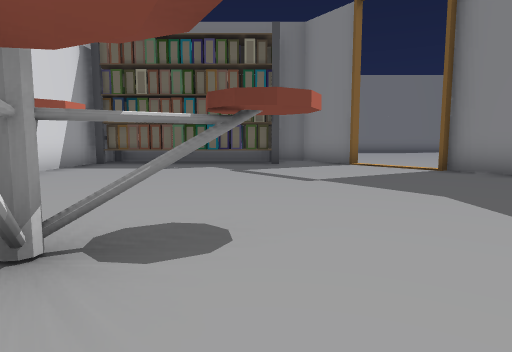
view 1 (above)

24 first-person views from a walk through a 3-D level made in the Unity game engine. The camera is 1.3 m above the floor, tilts 6° down and sees 75° across. The floor is counted in squares, 2 m on a side. Each view is taken from the middle of a square. On the plan, view 1 faces up. The plan holds only what a view shows up to about 10 squares ahead; the rest is blank. The place goes on beyond the plan. The player is left out. Some animated figures are not drawn. Some surface patterns are stand-ins.

view 2
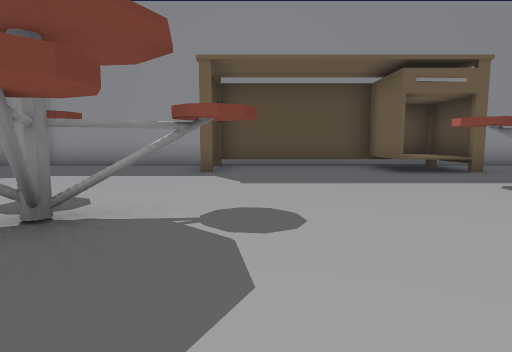

view 3
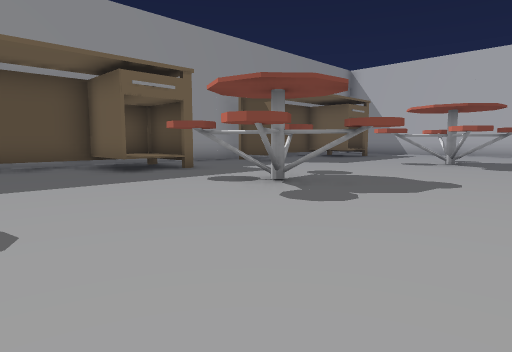

view 4
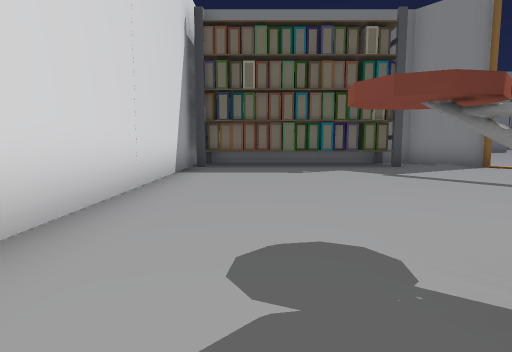

view 5
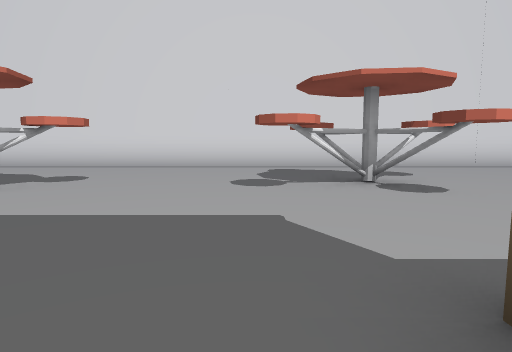

view 6
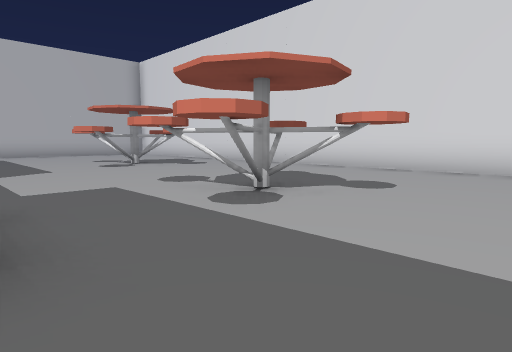

view 7
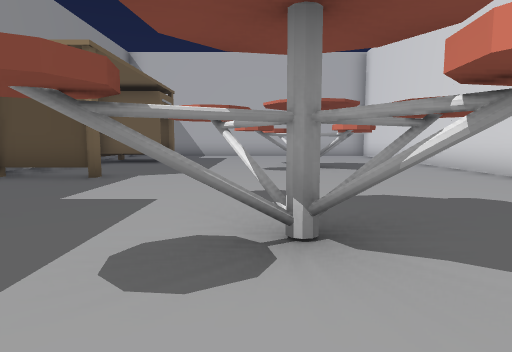

view 8
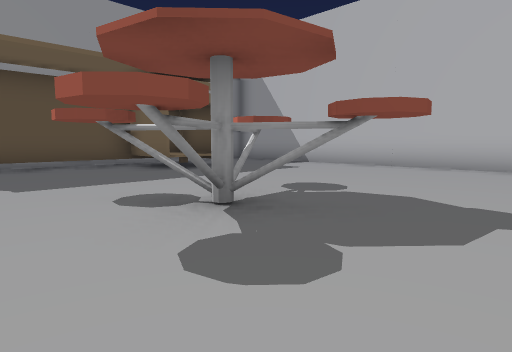

view 9
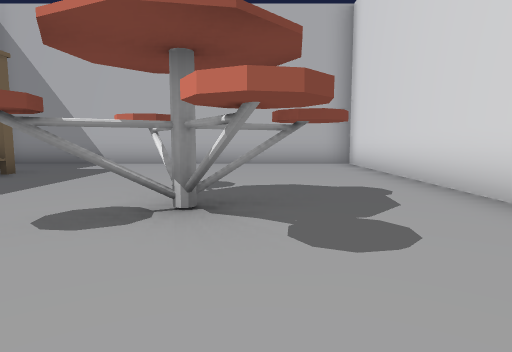

view 10
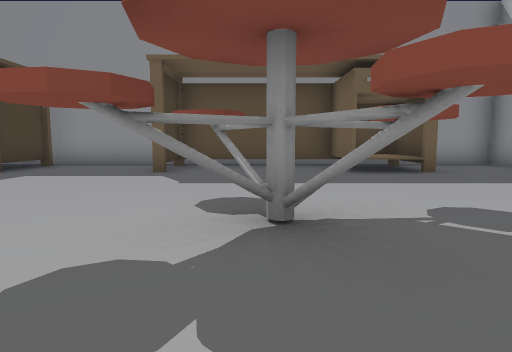

view 11
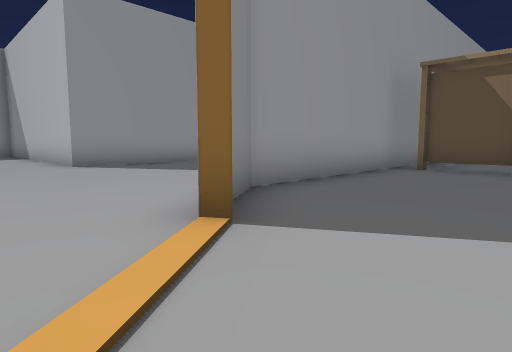

view 12
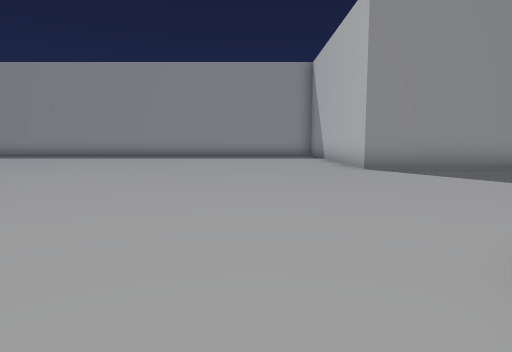

view 13
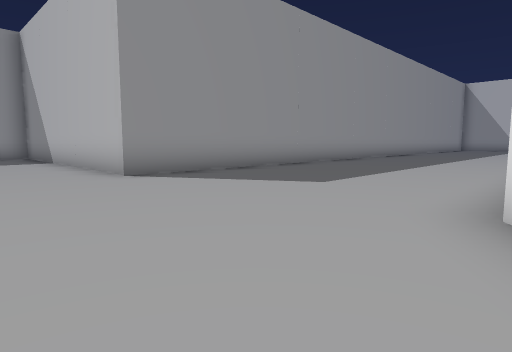

view 14
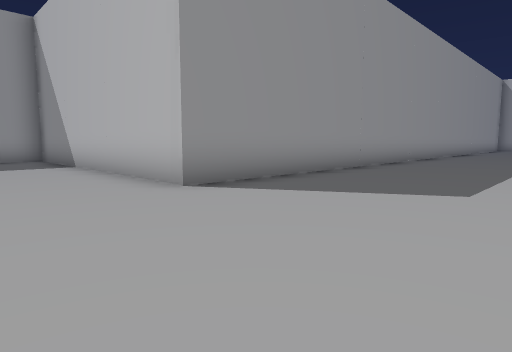

view 15
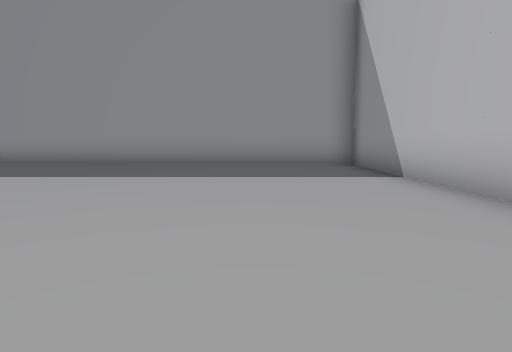

view 16
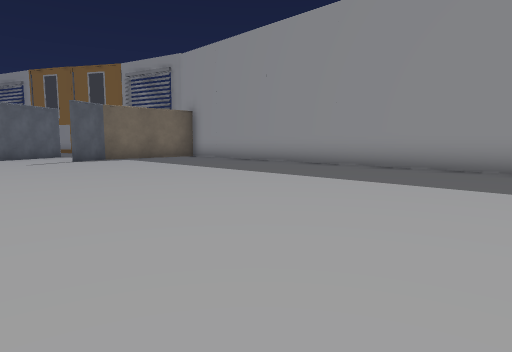

view 17
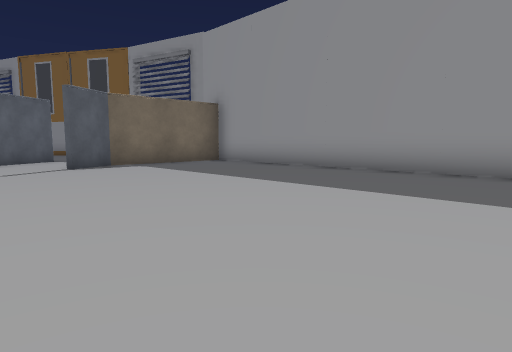

view 18
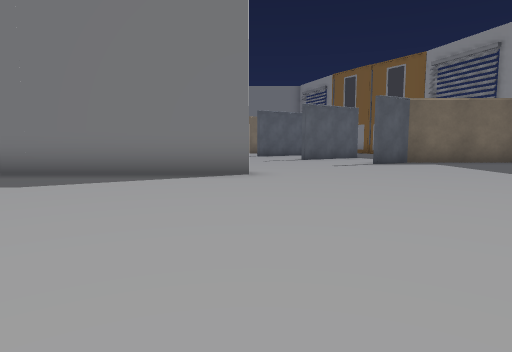

view 19
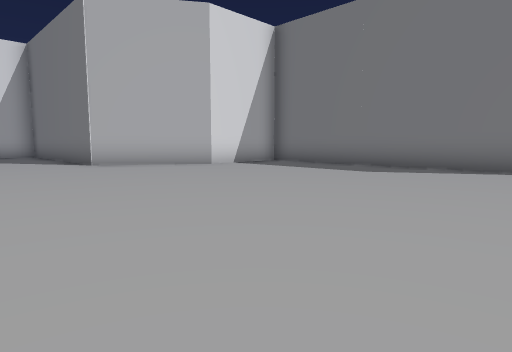

view 20
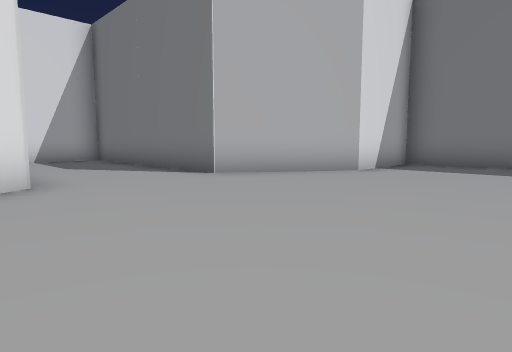

view 21
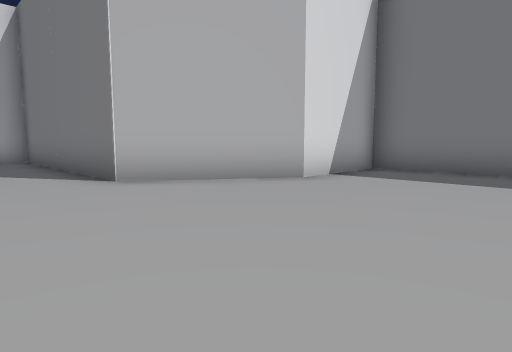

view 22
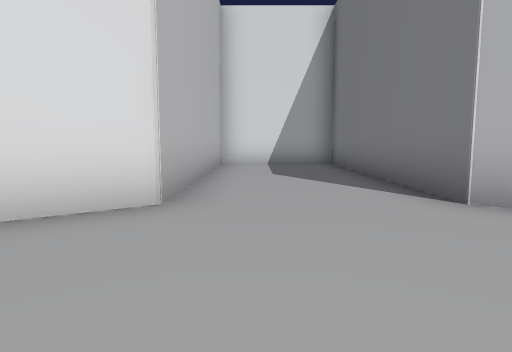

view 23
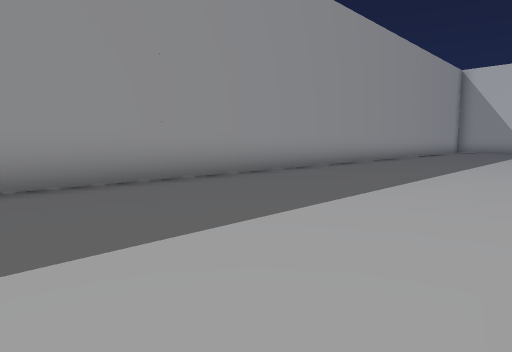

view 24
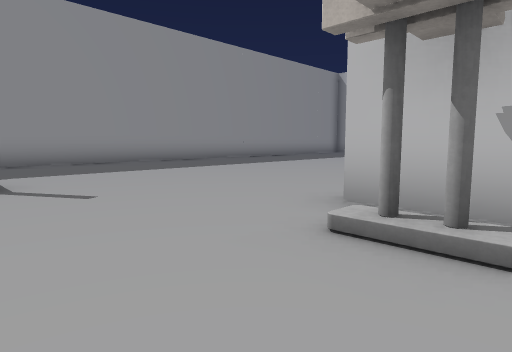

### Floor plan
Key: @ floor where view 1 was taken; # wall or solid block; . floor; = window, fence, low wall or low ledge; ^ raised ledge; T thing the floor can be seen under or through; K kiosk; O other object.
Columns run from 5 left of view 1 to 20 right of it. Each row starts with its distance up from view 1.
 23               ......O#####
 22               ...........#
 21               .K.........#
 20         #     ...........#
 19         ########.........#
 18         #................#
 17        ##................#
 16        #.................#
 15 ########.................#
 14 #........................#
 13 #........................#
 12 #........................#
 11 ########.................#
 10 # O   .#.................#
  9 #........................#
  8 #........................#
  7 #........##..............#
  6 #.........#......#########
  5 #.........#......#
  4 #.........#......#
  3 #..T......#......#
  2 #...T.....#......#
  1 #..TT...###......#
  0 #....@....#......
 -1 #.........# .....
 -2 #.........# .....
 -3 #...T.T.### .....
 -4 #....T..^=# .....
 -5 #...TT....# .....
 -6 #.........# ....
 -7 #.........#  ..
 -8 #.......###
 -9 #..#.#....#
-10 #...#.....#
-11 #..##.....#
-12 #.......###
-13 #.......^=#
-14 #.........#
-15 #.........#
-16 #.........#
-17 ###########

Where each view was taken, in squares from view 1:
view 1: 0 up, 0 right, facing up
view 2: 0 up, 4 left, facing right
view 3: 0 up, 4 left, facing down-right
view 4: 1 up, 3 left, facing up
view 5: 0 up, 4 right, facing left
view 6: 1 down, 3 right, facing down-left
view 7: 2 down, 0 right, facing down
view 8: 8 down, 4 left, facing down-right
view 9: 7 down, 2 left, facing down
view 10: 10 down, 4 left, facing right
view 11: 9 up, 2 right, facing down-right
view 12: 9 up, 3 right, facing right
view 13: 9 up, 5 right, facing down-right
view 14: 9 up, 7 right, facing down-right
view 15: 9 up, 10 right, facing right
view 16: 11 up, 11 right, facing up-right
view 17: 14 up, 12 right, facing up-right
view 18: 13 up, 11 right, facing up
view 19: 11 up, 11 right, facing up-left
view 20: 10 up, 7 right, facing up-left
view 21: 12 up, 7 right, facing up-left
view 22: 12 up, 5 right, facing left
view 23: 4 up, 6 right, facing down-right
view 24: 23 up, 9 right, facing down-right
